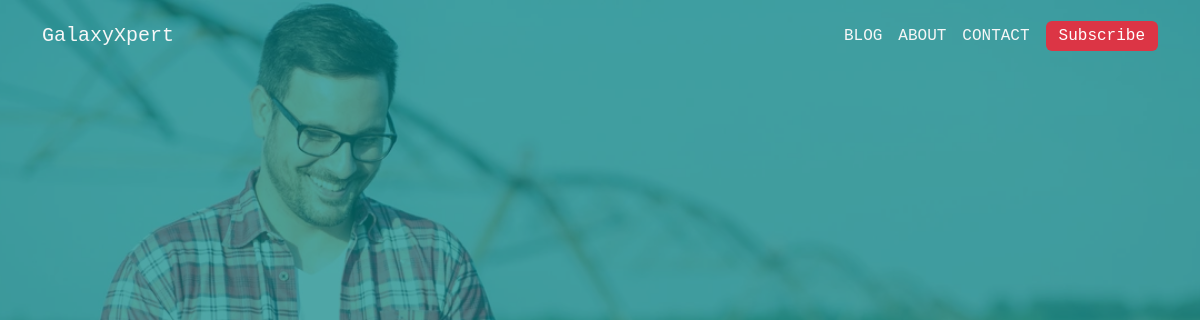
Page /blog/ on the earlier database version.
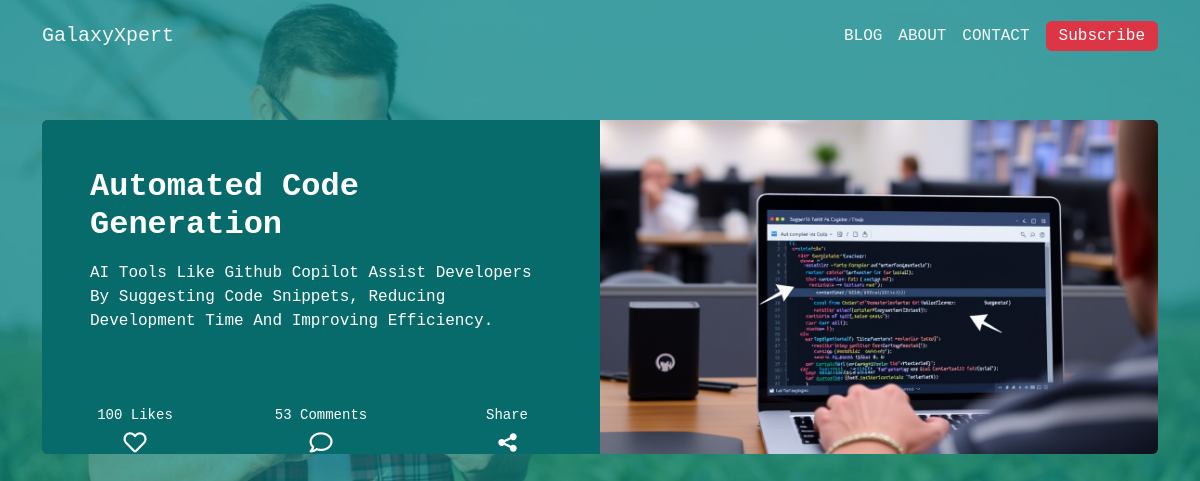
Same page on the later database version.
### blogweb/models.py (models this page shows)
class BlogPosts(models.Model):
  title = models.CharField(max_length=100)
  content = models.CharField(max_length=100000)
  date = models.DateTimeField(default = datetime.now, blank = True)
  likes = models.IntegerField(default = 0)
  comments = models.IntegerField(default = 0)
  author = models.CharField(max_length=100)
  image = models.ImageField(upload_to='assets/img')

### blogweb/views.py (the view)
# urls.py: path('blog/', views.blog, name = 'blog_page'),
def blog(request):
  posts = BlogPosts.objects.all()
  return render(request, 'blog.html', {'posts': posts})

### blogweb/templates/blog.html (shortened to what this page needs)
{% extends 'index.html' %}
{% load static %}
{% block content %}
 {% for post in posts %}
    <div>
        <section data-aos="fade-up" data-aos-once="true" class="py-4 py-xl-5" style="position: relative;">
            <div class="container" style="height: auto;">
                <div class="bg-dark border rounded border-0 border-dark overflow-hidden">
                    <div class="row g-0">
                        <div class="col-md-6" id="main-column">
                            <div class="text-white p-4 p-md-5">
                                <h2 class="fw-bold text-white mb-3">{{ post.title }}</h2>
                                <p class="mb-4">{{ post.content }}</p>
                            </div>
                            <div style="height: auto;width: 100%;color: rgb(255,255,255);">
                                <div class="row" style="width: 100%;height: auto;margin-right: 0px;margin-left: 0px;">
                                    <div class="col d-flex flex-column justify-content-start align-items-center">
                                        <p class="likes" style="margin-bottom: 5px;">{{ post.likes }} Likes</p><i class="far fa-heart like-icon" style="font-size: 23px;"></i>
                                    </div>
                                    <div class="col d-flex flex-column justify-content-start align-items-center" style="width: 156px;">
                                        <p class="comment" style="margin-bottom: 5px;">{{ post.comments }} Comments</p><i class="far fa-comment comment-icon" style="font-size: 23px;"></i>
                                    </div>
                                    <div class="col d-flex flex-column justify-content-start align-items-center">
                                        <p class="share" style="margin-bottom: 5px;">share</p>
                                    </div>
                                </div>
                            </div>
                        </div>
                        <div class="col-md-6 order-first order-md-last" style="min-height: 250px;"><img class="w-100 h-100 fit-cover" src="{{ post.image.url }}"></div>
                    </div>
                </div>
            </div>
        </section>
    </div>
{% endfor %}
{% endblock %}

Differences in the rows shown:
added BlogPosts: title "Automated Code Generation", content "AI Tools Like Github Copilot Assist Developers By Suggesting Code Snippets, Reducing Development Time And Improving Efficiency.", likes "100", comments "53", image (picture)
